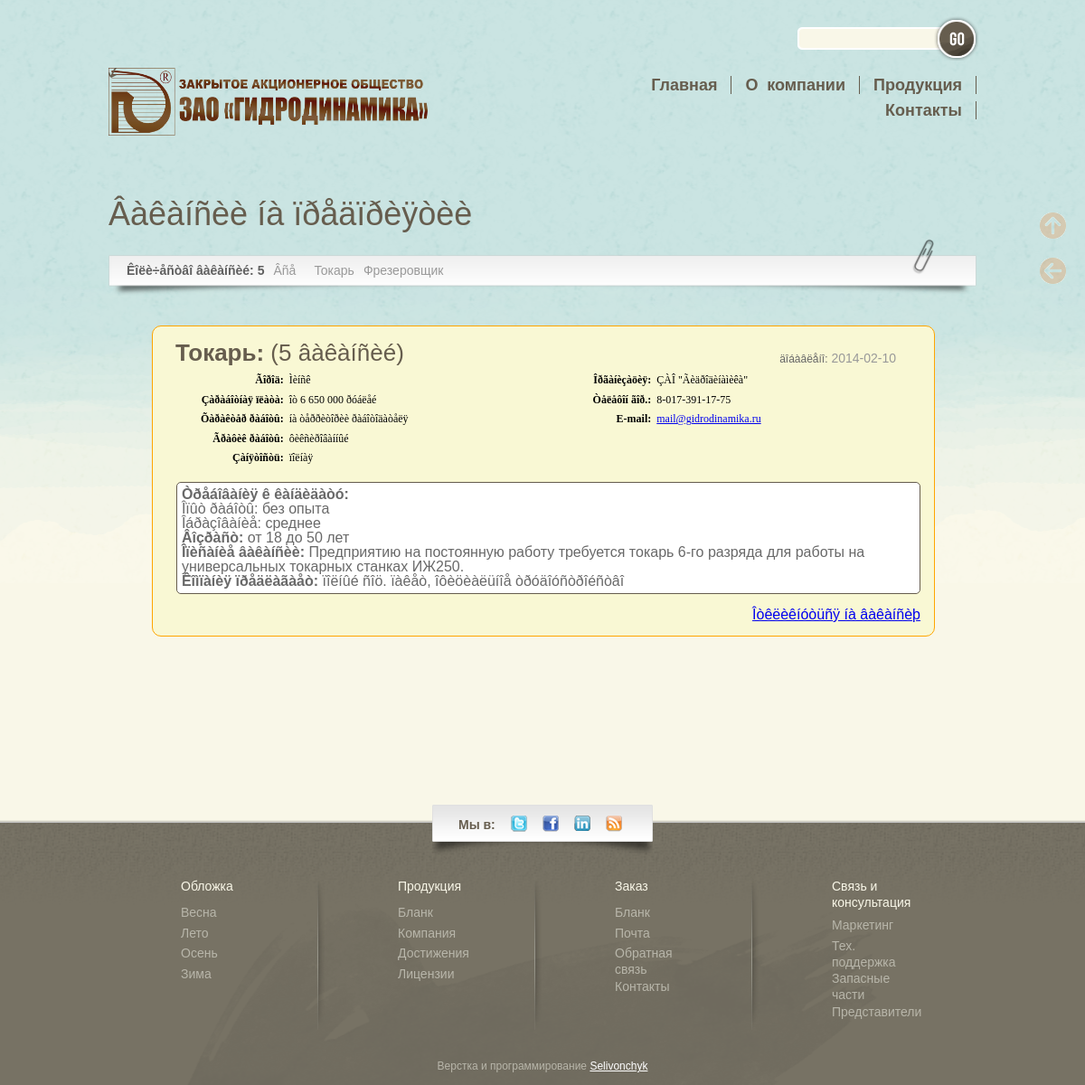
Page /gidrodinamika.ru/home/gidrodin/public_html/vacansii.php?a=1 on the committed database.
### tables this page shows
CREATE TABLE `vacancy` (
  `id` int(11) NOT NULL,
  `status` char(5) NOT NULL,
  `profession` varchar(255) NOT NULL,
  `date` varchar(255) NOT NULL,
  `oplata` varchar(255) NOT NULL,
  `expirience` varchar(255) NOT NULL,
  `graduate` varchar(255) NOT NULL,
  `old` varchar(255) NOT NULL,
  `discr_prof` text NOT NULL
);

### gidrodinamika.ru/home/gidrodin/public_html/vacansii.php (the view, shortened to what this page needs)
<?php include("block/filter_array_post_get_request.php");
if(isset($_REQUEST['a'])&&!empty($_REQUEST['a'])&&is_numeric($_REQUEST['a'])){
		$id=intval(trim($_REQUEST['a']));
		$where="WHERE id='$id'";
	}else{
		unset($_REQUEST['a']);
		$where="";
	}
$myrow=mysql_fetch_array(mysql_query("SELECT meta_d,meta_k,title FROM settings WHERE page='vacansii'",$db));$result_vac=mysql_query("SELECT id,profession FROM vacancy",$db);$res_vac=mysql_query("SELECT status FROM vacancy $where",$db);$r_vac=mysql_query("SELECT * FROM vacancy $where",$db);$m_vac=mysql_fetch_array($r_vac);?>
<!DOCTYPE HTML PUBLIC "-//W3C//DTD HTML 4.01 Transitional//EN" "http://www.w3.org/TR/html4/loose.dtd">
<html>
	<head>
			<link rel="stylesheet" href="css/style.css" type="text/css" media="screen"/>
			<link rel="stylesheet" href="css/spring.css" type="text/css" media="screen"/>
	</head>
<body>
<div class='hold_admin' id='right_holder_admin'>
	<div class='navbar'>
		<a href='#top' class='scroll_to_top' title='Âåðíóòüñÿ ê íà÷àëó ñòðàíèöû'><img src="img/arrow_top_oval.png"></a>
		<a href='javascript:history.back()' class='scroll_return' title='Âåðíóòüñÿ îáðàòíî'><img src="img/arrow_return_oval.png"></a>
	</div>
</div>
<div id="wrapper">
	<?php include("block/header.php");?>
	<div id="header">
		<?php include("block/logo_search.php");?>
		<img src="img/nav-arrow-top.png" alt="Active" id="arrow-top" class="arrow-vacansy"/>
	</div>
<div id="main">
<div class="b-page-title">
	<h1 class="b-page">Âàêàíñèè íà ïðåäïðèÿòèè</h1>
</div>
<?php echo"<ul id='portfolio-filter'>";
	echo"<li>Êîëè÷åñòâî âàêàíñèé: ";$mass=0;while($myrow_vac=mysql_fetch_array($res_vac)){$mass=$mass+$myrow_vac['status'];}echo $mass;echo"</li><li><a href='vacansii.php'>Âñå</a></li>";
do{echo"<li><a href='vacansii.php?a=$my_vac[id]'>$my_vac[profession]</a></li>";}while($my_vac=mysql_fetch_array($result_vac));
	echo"</ul><br>";
	do{printf("
<div class='vac_top'>
	<div class='head'>
		<div class='h2left'>
		<a href='#'><strong>%s: </strong>(%s âàêàíñèé)</a>
			<h3 class='h3right'><span>äîáàâëåíî:</span> %s</h3>
		</div>
	</div>
		<table align='center' width='787' class='vac_tab'>
			<tbody>
				<tr>
					<td valign='top'>
						<table class='information_tbl'>
							<tbody>
								<tr>
									<td align='right'><b>Ãîðîä:</b></td>
									<td align='left'>Ìèíñê</td>
								</tr>
								<tr>
									<td align='right'><b>Çàðàáîòíàÿ ïëàòà:</b></td>
									<td align='left'>îò %s ðóáëåé </td>
								</tr>
								<tr>
									<td align='right'><b>Õàðàêòåð ðàáîòû:</b></td>
									<td align='left'> íà òåððèòîðèè ðàáîòîäàòåëÿ</td>
								</tr>
								<tr>
									<td align='right'><b>Ãðàôèê ðàáîòû:</b></td>
									<td align='left'> ôèêñèðîâàííûé</td>
								</tr>
								<tr>
									<td align='right'><b>Çàíÿòîñòü:</b></td>
									<td align='left'> ïîëíàÿ</td>
								</tr>
							</tbody>
						</table>
					</td>
					<td valign='top'>
						<table class='information_tbl'>
							<tbody>
								<tr>
									<td align='right'><b>Îðãàíèçàöèÿ:</b></td>
									<td align='left'> ÇÀÎ \"Ãèäðîäèíàìèêà\"</td>
								</tr>
								<tr>
									<td align='right'><b>Òåëåôîí ãîð.:</b></td>
									<td align='left'> 8-017-391-17-75</td>
								</tr>
								<tr>
									<td align='right'><b>E-mail:</b></td>
									<td align='left'><a href='mailto:mail@gidrodinamika.ru'>mail@gidrodinamika.ru</a></td>
								</tr>
							</tbody>
						</table>
					</td>
				</tr>
			</tbody>
		</table>
	<div class='whiteblock'>
		<p><strong>Òðåáîâàíèÿ ê êàíäèäàòó:</strong><br>
		Îïûò ðàáîòû: %s<br>
		Îáðàçîâàíèå: %s<br>
		<strong>Âîçðàñò: </strong>%s<br>
		<strong>Îïèñàíèå âàêàíñèè:</strong> %s<br>
		<strong>Êîìïàíèÿ ïðåäëàãàåò:</strong> ïîëíûé ñîö. ïàêåò, îôèöèàëüíîå òðóäîóñòðîéñòâî</p>
	</div>
	<em><a href='#'>Îòêëèêíóòüñÿ íà âàêàíñèþ</a><br></em>
</div>",$m_vac['profession'],$m_vac['status'],$m_vac['date'],$m_vac['oplata'],$m_vac['expirience'],$m_vac['graduate'],$m_vac['old'],$m_vac['discr_prof']);
		}
		while($m_vac=mysql_fetch_array($r_vac));mysql_close($db);?>
</div>
</div>
	<?php include("block/footer.php");?>
	</body>
</html>

### gidrodinamika.ru/home/gidrodin/public_html/css/style.css (style rules this page uses)
:root { --black-color: #000000; --dull_gray-color: #696969; --gray-color: #808080; --telegray-color: #909090; --pearl_beige-color: #6a5d4d; --maroon_brown-color: #800000; --red-color: #ff0000; --dark_amber-color: #ff7e00; --beige-color: #f5f5dc; --rape_yellow-color: #f3da0b; --white-color: #ffffff; --green_trefoil-color: #009a63; --moderate_blue-color: #395778; --midnight_blue-color: #003366; }
img { border:0; }
table { empty-cells:show; }
td { color:#000; font:12px/1.3 Verdana; vertical-align:top; }
.hold_admin { bottom:0; position:fixed; right:0; top:0; width:70px; z-index:2; }
.hold_admin .navbar { bottom:0; position:absolute; top:0; z-index:2; }
.hold_admin .scroll_to_top, .hold_admin .scroll_return { -khtml-opacity:.4; -moz-opacity:.4; display:block; filter:alpha( opacity=40 ); filter:progid: DXImageTransform.Microsoft.Alpha( opacity=40 ); margin:-15px 0 70px 20px; opacity:.4; position:absolute; top:250px; }
.hold_admin .scroll_return { top:300px; }
body { x-background:url(../img/spring/bg.gif) repeat-x top center #f9f7e8; color:#696969; font-family:Arial, Helvetica, sans-serif; font-size:100%; line-height:1; }
div#wrapper { margin:0 auto; position:relative; width:960px; }
h1 { color:#665d4e; font-size:36px; line-height:1.5em; }
h3 { color:#665d4e; font-size:26px; line-height:1.5em; }
div#header { x-background: url(../img/spring/top-bg.png) no-repeat; height: 210px; overflow: hidden; position: left; width: 100%; }
img#arrow-top { position:relative; top:75px; z-index:1; }
img.arrow-vacansy { x-left:910px; }
div#main { min-height:650px; overflow:hidden; position:relative; width:100%; }
ul#portfolio-filter { background:url(../img/filter-bg.png) no-repeat; display:block; height:63px; margin-bottom:0; margin-top:0; overflow:hidden; padding:12px 20px 5px; width:920px; }
ul#portfolio-filter li { display:block; float:left; font-size:14px; margin-right:10px; margin-top:16px; }
ul#portfolio-filter li a { color:#999; text-decoration:none; }
ul#portfolio-filter li:first-child { color:#606060; font-weight:700; }
.h2left { display:block; margin-left:25px; margin-top:10px; }
.h2left a { color:#665d4e; font-size:26px; line-height:1.5em; text-decoration:none; }
.h3right { color:#999; float:right; font-size:14px; margin-right:5%; margin-top:15px; }
.h3right span { color:#666; font-size:12px; }
.head { clear:both; display:inline-block; float:none; width:100%; }
.information_tbl td { padding:3px; }
.vac_tab { margin-left:50px; }
.vac_top { background:#F9F8D4; border:1px solid orange; border-radius:10px 10px 10px 10px; margin-bottom:30px; margin-left:5%; width:90%; }
.vac_top em { display:block; margin:15px; }
.vac_top em a { float:right; }
.whiteblock { background:#FFF; border:1px solid #665d4e; border-radius:5px; display:block; margin:15px 15px 15px 3%; min-height:80px; width:95%; }
.whiteblock p { padding:5px; }

### gidrodinamika.ru/home/gidrodin/public_html/css/spring.css (style rules this page uses)
body { background:#f9f7e8 url(../img/spring/bg1.gif) repeat-x top center; }
body { x-background:#f9f7e8 url(../img/spring/bg.gif) repeat-x top center; }
div#header { x-background:url(../img/spring/top-bg.png) no-repeat; }

### rows in the picture
vacancy: profession "Токарь", status "5", date "2014-02-10", oplata "6 650 000", expirience "без опыта", graduate "среднее", old "от 18 до 50 лет", discr_prof "Предприятию на постоянную работу требуется токарь 6-го разряда для работы на универсальных токарных станках ИЖ250."
vacancy: profession "Фрезеровщик"

### other values in the picture
$mass "5"
